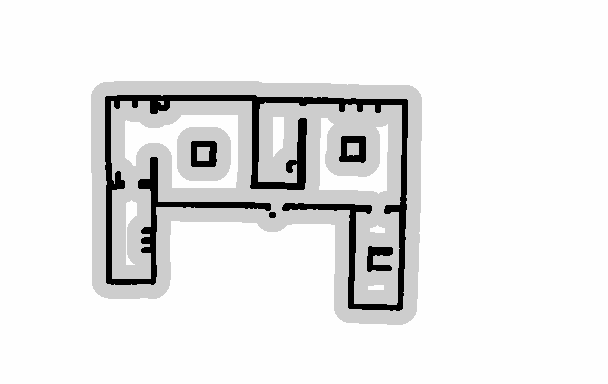
#> input picture src/src/autonomous_tb/saved_maps/ground_truth_costmap.pgm, 608 x 384 px, found by its file name
$ python grad_map.py   (older library calls are emulated)
#> lines starting #> are read from the running program, lines starting #| are printed output that depends on the picture; after the words box and inside, x2 and y2 are one past the last pixel; in counts of white or black regions, pixels touching at a corner belong together
from PIL import Image
import numpy as np
# from RRT import RRT
import matplotlib.pyplot as plt
from matplotlib import cm

kernel_size = 5
sigma = 0.6

def load_map(file_path, resolution_scale):
    ''' Load map from an image and return a 2D binary numpy array
        where 0 represents obstacles and 1 represents free space
    '''
#> called with resolution_scale = 1
    # Load the image with grayscale
    img = Image.open(file_path).convert('L')
#> img is the input picture: PIL image 608x384 L; min 0, max 254, mean 232.6
    # Rescale the image
    size_x, size_y = img.size
#> size_x = 608; size_y = 384
    new_x, new_y  = int(size_x*resolution_scale), int(size_y*resolution_scale)
#> new_x = 608; new_y = 384
    img = img.resize((new_x, new_y), Image.ANTIALIAS)

    map_array = np.asarray(img, dtype='uint8')

    # Get bianry image
    threshold = 127
    # obs=0, free=1
    map_array = 1 * (map_array > threshold)
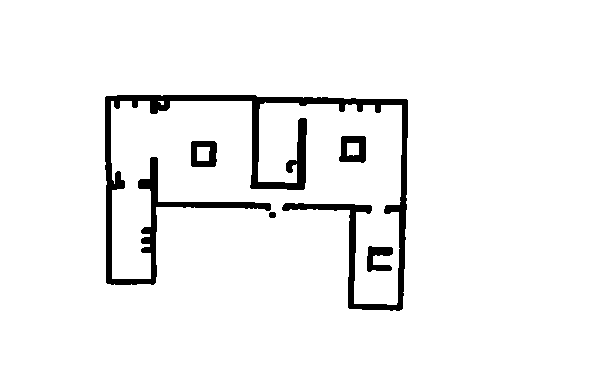
#> map_array: shape (384, 608) int64; values 0 (black) and 1 (white), 95.1% white; 5 black regions, box (x1, y1, x2, y2) and area: (105, 95, 408, 311) 9902, (339, 136, 366, 163) 513, (191, 141, 217, 167) 487, (367, 246, 393, 272) 417, (269, 212, 276, 218) 38
    # Result 2D numpy array
    return map_array

def gkern(kernel_size, sigma=1, mu=0):
    x, y = np.meshgrid(np.linspace(-1,1,kernel_size), np.linspace(-1,1,kernel_size))
    d = np.sqrt(x*x+y*y)
    return np.exp(-( (d-mu)**2 / ( 2.0 * sigma**2 ) ) )

def grad_map(map_array, risk_points, kernel_size, sigma, max_cost=10):
#> called with kernel_size = 75, sigma = 0.6, max_cost = 10
    grad_map = map_array
    kernel = gkern(kernel_size=kernel_size, sigma=sigma)*max_cost
    kernel_len = len(kernel)
    steps = int(kernel_len/2.2)
    k_flattened = kernel.flatten()

    for points in risk_points:
        # Center coordinates
        x, y = points[0], points[1]
        i = 0
        for x_coord in range(x-steps, x+steps+1):
            for y_coord in range(y-steps, y+steps+1):
                grad_map[x_coord][y_coord] = grad_map[x_coord][y_coord]*k_flattened[i]
                i+=1
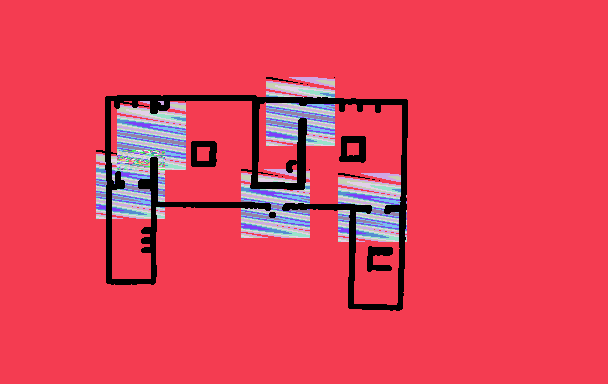
#> grad_map: shape (384, 608) int64; 32 distinct labels, from 0 to 31; one colour per label, 0 black
    return grad_map

if __name__ == "__main__":
    # [7 lines of commented-out code are left out]
    map_array = load_map("/home/aka/capstone_ws/src/autonomous_tb/saved_maps/ground_truth_costmap.pgm", 1)
    #print(map_array)
    risk_coordinates = [(203, 275),(135, 151), (184, 130), (111, 300), (207, 372)]
    gradient_map = grad_map(map_array, risk_coordinates, kernel_size=75, sigma=0.6, max_cost=10)
    gradient_map = np.flipud(gradient_map)
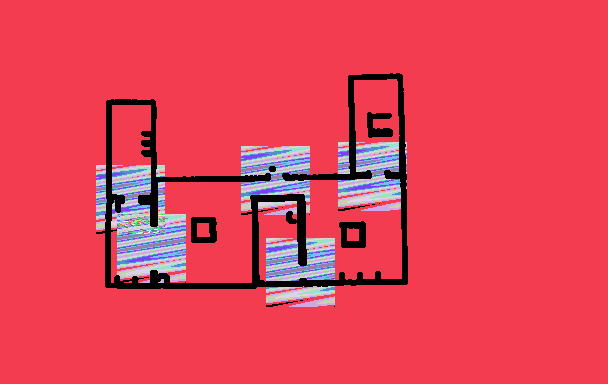
#> gradient_map: shape (384, 608) int64; 32 distinct labels, from 0 to 31; one colour per label, 0 black
    # print(np.unique(gradient_map))

    x_ = 268
    y_ = 111
    print(str(x_) + str(" ") + str(y_))
    print(gradient_map[x_][y_])
#| 1

    # [6 lines of commented-out code are left out]

    plt.contour(gradient_map)
    plt.show()
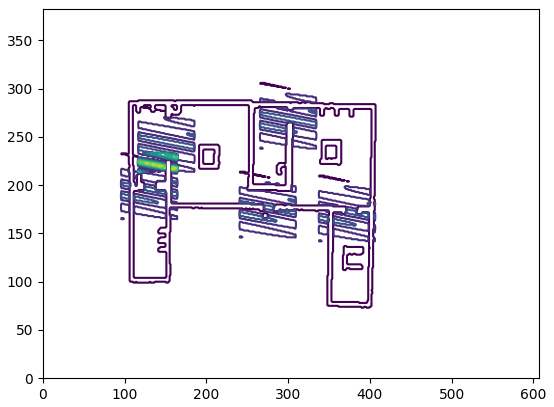
#> figure drawn by matplotlib, 1 panel
